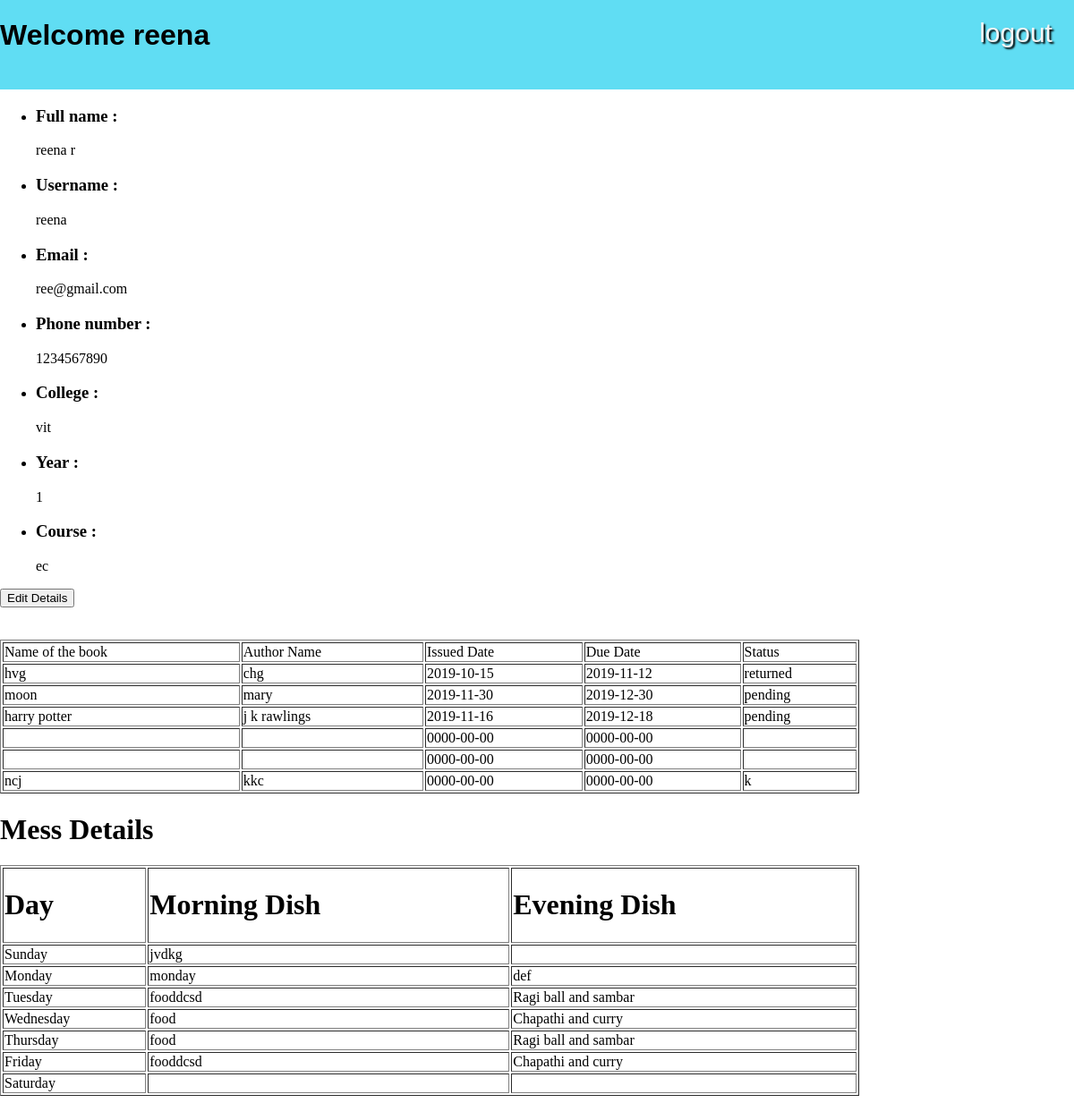
The app's page /rahul/index.php (signed in) with its own data.
### tables this page shows
CREATE TABLE `register` (
  `student_id` int(100) NOT NULL,
  `fullname` varchar(50) NOT NULL,
  `username` varchar(20) NOT NULL,
  `email` varchar(25) NOT NULL,
  `phonenumber` int(11) NOT NULL,
  `college` varchar(50) NOT NULL,
  `year` int(10) NOT NULL,
  `course` varchar(20) NOT NULL,
  `password` varchar(11) NOT NULL
);

CREATE TABLE `library` (
  `student_id` int(100) NOT NULL,
  `bookname` varchar(100) NOT NULL,
  `author` varchar(100) NOT NULL,
  `issuedate` date NOT NULL,
  `duedate` date NOT NULL,
  `status` varchar(100) NOT NULL
);

CREATE TABLE `mess` (
  `id` int(10) NOT NULL,
  `day` varchar(20) NOT NULL,
  `morning` varchar(20) NOT NULL,
  `evening` varchar(20) NOT NULL
);

### rahul/index.php (the view, shortened to what this page needs)
<?php
  $db = mysqli_connect('localhost', 'root', '', 'bkmh');
?>
<!DOCTYPE html>
<html>
<head>
  <link rel="stylesheet" type="text/css" href="logincss.css">
  <link rel="stylesheet" type="text/css" href="css/admin.css">
</head>
<body>
<div class="header">
    <h1>Welcome <?php echo $_SESSION['username']; ?></h1>
    <a href="index.php?logout='1'" >logout </a>
</div>
<div class="main-body">
<div class="student-details">
<?php
      $sql="SELECT *  FROM register WHERE username='".$_SESSION['username']."' ";
      $result_set= mysqli_query($db,$sql);
      $row=mysqli_fetch_array($result_set)
?>
    <ul>
      <li><h3>Full name    : </h3><?php echo $row['fullname']; ?></li>
      <li><h3>Username     : </h3><?php echo $row['username']; ?></li>
      <li><h3>Email        : </h3><?php echo $row['email']; ?></li>
      <li><h3>Phone number : </h3><?php echo $row['phonenumber']; ?></li>
      <li><h3>College       : </h3><?php echo $row['college']; ?></li>
      <li><h3>Year         : </h3><?php echo $row['year']; ?></li>
      <li><h3>Course       : </h3><?php echo $row['course']; ?></li>
    </ul>
    <button>Edit Details</button>
</div>
<br>
<br>
<div class="library-details">
        <table width="80%" border="1">
           <tr>
           <td>Name of the book</td>
           <td>Author Name</td>
           <td>Issued Date</td>
           <td>Due Date</td>
           <td>Status</td>
           </tr>
           <?php
        $sql="SELECT L.bookname,L.author,L.issuedate,L.duedate,L.status FROM library L, register R WHERE R.student_id = L.student_id";
        $result_set=mysqli_query($db,$sql);
        while($row=mysqli_fetch_array($result_set))
        {
         ?>
               <tr>
               <td><?php echo $row['bookname'] ?></td>
               <td><?php echo $row['author'] ?></td>
               <td><?php echo $row['issuedate'] ?></td>
               <td><?php echo $row['duedate'] ?></td>
               <td><?php echo $row['status'] ?></td>
               </tr>
               <?php
        }
        ?>
           </table>
       </div>
</div>
<div class="mess">
    <h1>Mess Details</h1>
    <table width="80%" border="1">
        <tr>
        <td><h1>Day <h1></td>
        <td><h1>Morning Dish<h1></td>
        <td><h1>Evening Dish<h1></td>
        </tr>
        <?php
     $sql="SELECT day,morning,evening FROM mess ORDER BY id ";
     $result_set=mysqli_query($db,$sql);
     while($row=mysqli_fetch_array($result_set))
     {
      ?>
            <tr>
            <form action="upload.php" method="post" enctype="multipart/form-data">
                <td><label for=""><?php echo $row['day']?></label></td>
                <td><?php echo $row['morning']?></td>
                <td><?php echo $row['evening'] ?></td>
            </tr>
            <?php
     }
     ?>
        </table>
</div>
<br /><br />
</body>
</html>

### rahul/css/logincss.css (style rules this page uses)
body { margin: 0%; }

### rahul/css/admin.css (style rules this page uses)
body { margin: 0%; padding: 0%; }
.header { width: 100%; height: 100px; background-color: rgb(96, 221, 243); display: flex; }
.header h1 { font-family: Verdana, Geneva, Tahoma, sans-serif; }
.header a { font-family: 'Trebuchet MS', 'Lucida Sans Unicode', 'Lucida Grande', 'Lucida Sans', Arial, sans-serif; text-decoration: none; padding: 20px; display: block; margin-left: 70%; color: whitesmoke; font-size: 30px; font-style: bold; text-shadow: black 2px 2px 2px; }

### records on screen
register: fullname "reena r", username "reena", email "ree@gmail.com", phonenumber "1234567890", college "vit", year "1", course "ec"
library: bookname "hvg", author "chg", issuedate "2019-10-15", duedate "2019-11-12", status "returned"
library: bookname "moon", author "mary", issuedate "2019-11-30", duedate "2019-12-30", status "pending"
library: bookname "harry potter", author "j k rawlings", issuedate "2019-11-16", duedate "2019-12-18", status "pending"
library: issuedate "0000-00-00", duedate "0000-00-00"
library: issuedate "0000-00-00", duedate "0000-00-00"
library: bookname "ncj", author "kkc", issuedate "0000-00-00", duedate "0000-00-00", status "k"
mess: day "Sunday", morning "jvdkg"
mess: day "Monday", morning "monday", evening "def"
mess: day "Tuesday", morning "fooddcsd", evening "Ragi ball and sambar"
mess: day "Wednesday", morning "food", evening "Chapathi and curry"
mess: day "Thursday", morning "food", evening "Ragi ball and sambar"
mess: day "Friday", morning "fooddcsd", evening "Chapathi and curry"
mess: day "Saturday"

### other values on screen
$_SESSION['username'] "reena"
